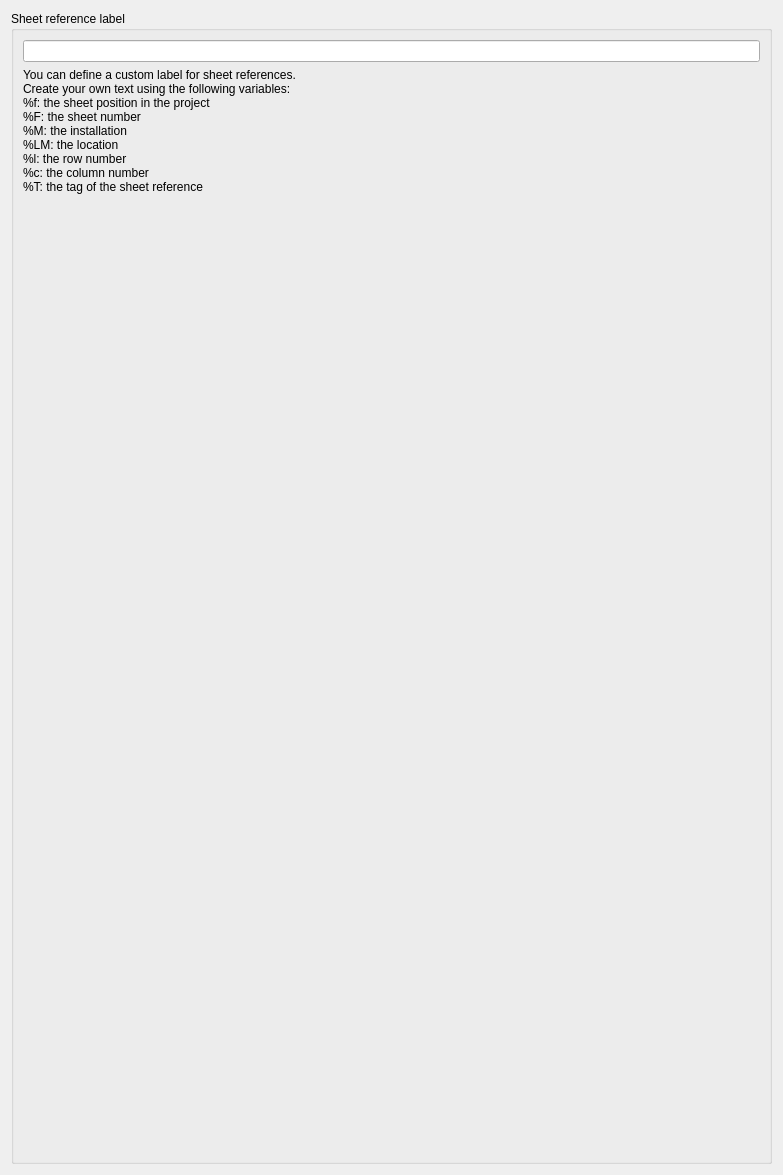
<?xml version="1.0" encoding="UTF-8"?>
<ui version="4.0">
 <class>ReportPropertieWidget</class>
 <widget class="QWidget" name="ReportPropertieWidget">
  <property name="geometry">
   <rect>
    <x>0</x>
    <y>0</y>
    <width>783</width>
    <height>1175</height>
   </rect>
  </property>
  <property name="windowTitle">
   <string>Form</string>
  </property>
  <layout class="QVBoxLayout" name="verticalLayout">
   <item>
    <widget class="QGroupBox" name="report_label_gb">
     <property name="title">
      <string>Sheet reference label</string>
     </property>
     <layout class="QVBoxLayout" name="verticalLayout_2">
      <item>
       <layout class="QHBoxLayout" name="horizontalLayout">
        <item>
         <widget class="QLineEdit" name="line_edit"/>
        </item>
       </layout>
      </item>
      <item>
       <layout class="QVBoxLayout" name="verticalLayout_3">
        <item>
         <widget class="QLabel" name="label_">
          <property name="text">
           <string>You can define a custom label for sheet references.
Create your own text using the following variables:
%f: the sheet position in the project
%F: the sheet number
%M: the installation
%LM: the location
%l: the row number
%c: the column number
%T: the tag of the sheet reference</string>
          </property>
          <property name="scaledContents">
           <bool>false</bool>
          </property>
          <property name="wordWrap">
           <bool>true</bool>
          </property>
         </widget>
        </item>
        <item>
         <spacer name="verticalSpacer">
          <property name="orientation">
           <enum>Qt::Vertical</enum>
          </property>
          <property name="sizeHint" stdset="0">
           <size>
            <width>20</width>
            <height>40</height>
           </size>
          </property>
         </spacer>
        </item>
       </layout>
      </item>
     </layout>
    </widget>
   </item>
  </layout>
 </widget>
 <resources/>
 <connections/>
</ui>
